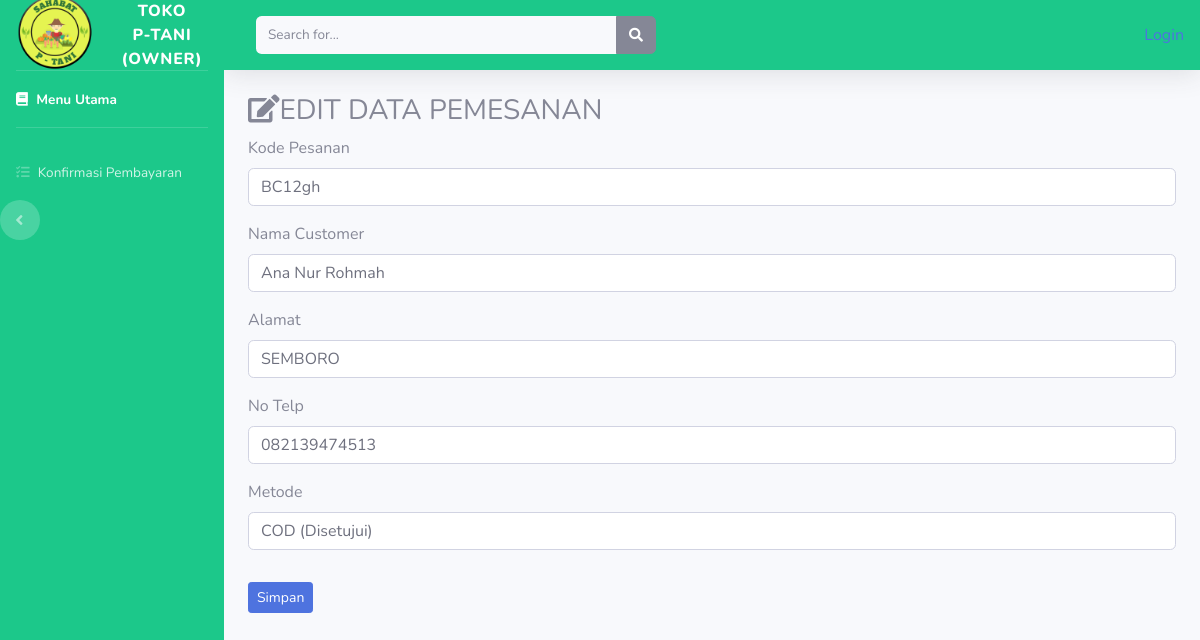
Screenshot of /index.php/admin/invoice/edit/31 with the database file from the repository.
### tables this page shows
CREATE TABLE `tb_invoice` (
  `id` int(11) NOT NULL,
  `noresi` varchar(60) NOT NULL,
  `nama` varchar(56) NOT NULL,
  `alamat` varchar(225) NOT NULL,
  `telp` varchar(25) NOT NULL,
  `email` varchar(200) NOT NULL,
  `metode` varchar(100) NOT NULL,
  `tgl_pesan` datetime NOT NULL,
  `batas_bayar` datetime NOT NULL,
  `status` varchar(50) NOT NULL,
  `bukti` text NOT NULL
);

### application/controllers/admin/Invoice.php (called while the page is built, shortened)
<?php
class Invoice extends CI_Controller{
public function edit($id)
{
	$where = array('id' =>$id);
	$data['invoice'] = $this->model_invoice->edit_invoice($where, 'tb_invoice')->result();
	$this->load->view('templates_admin/header');
		$this->load->view('templates_admin/sidebar');
		$this->load->view('admin/edit_invoice',$data);
		$this->load->view('templates_admin/footer');
}
}
 ?>

### index.php (called while the page is built, shortened)
<?php
require_once BASEPATH.'core/CodeIgniter.php';

### application/models/model_invoice.php (called while the page is built, shortened)
<?php
class Model_invoice extends CI_Model{
	public function edit_invoice($where, $table){
	return $this->db->get_where($table, $where);
	}
}
 ?>

### application/views/admin/edit_invoice.php (the view, shortened to what this page needs)
<div class="container-fluid">
	<h3><i class="fa fa-edit"></i>EDIT DATA PEMESANAN</h3>
	<?php foreach($invoice as $inv): ?>
<form method="post" action="<?php echo base_url(). 'admin/invoice/update' ?>">
	<div class="form-group">
		<label>Kode Pesanan</label>
		<input type="teks" name="noresi" class="form-control" value="<?php echo $inv->noresi ?>">
	</div>
	<div class="form-group">
		<label>Nama Customer</label>
		<input type="teks" name="nama" class="form-control" value="<?php echo $inv->nama ?>">
	</div>
	<div class="form-group">
		<label>Alamat</label>
		<input type="teks" name="alamat" class="form-control" value="<?php echo $inv->alamat ?>">
	</div>
	<div class="form-group">
		<label>No Telp</label>
		<input type="teks" name="telp" class="form-control" value="<?php echo $inv->telp ?>">
	</div>
	<div class="form-group">
		<label>Metode</label>
		<input type="teks" name="metode" class="form-control" value="<?php echo $inv->metode ?>">
	</div>
	<button type="submit" class="btn btn-primary btn-sm mt-3">Simpan</button>
</form>
	<?php endforeach ?>
</div>

### rows the page displays
tb_invoice: noresi "BC12gh", nama "Ana Nur Rohmah", alamat "SEMBORO", telp "082139474513", metode "COD (Disetujui)"

### other values shown
anchor('authh/login', 'Login') "Login"
